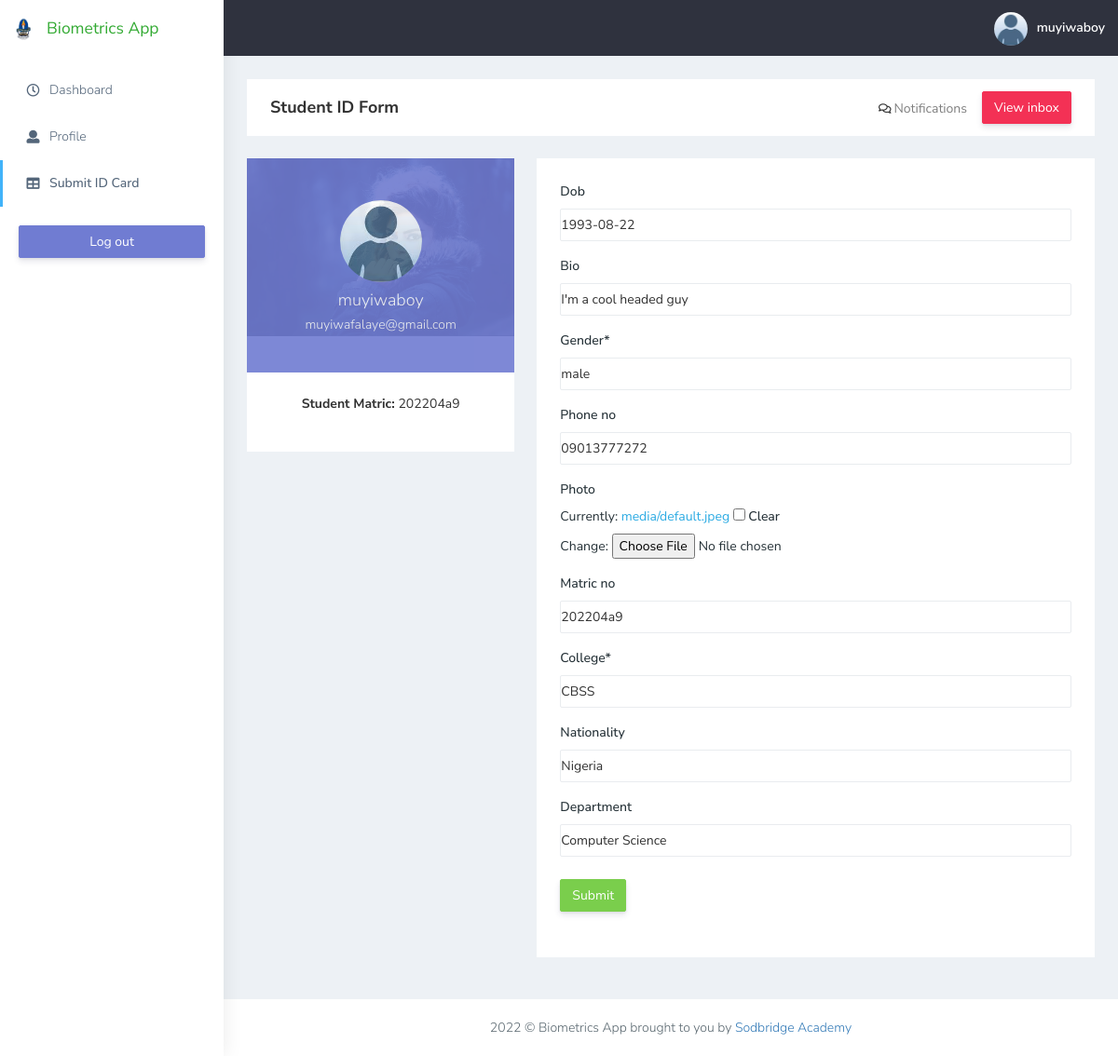
/student-id/ (signed in), run on the app's committed database.
### app_one/models.py (models this page shows, shortened)
class Profile(models.Model):
	gender = (
			('select', 'select'),
			('male', 'male'),
			('female', 'female')
		)
	colleges = (
			('select', 'select'),
			('CONAS','CONAS'),
			('CBSS','CBSS'),
		)
	user = models.OneToOneField(User, related_name='profile', on_delete=models.CASCADE)
	dob = models.DateField(blank=True, null=True)
	bio = models.CharField(max_length=200, blank=True)
	photo = models.ImageField(upload_to='profiles/', default='media/default.jpeg', blank=True)
	level = models.CharField(max_length=200, blank=True, default=100)
	gender = models.CharField(max_length=100, choices=gender, default='select')
	college = models.CharField(max_length=100, choices=colleges, default='select')
	department = models.CharField(max_length=200, blank=True)
	nationality = models.CharField(max_length=100, blank=True, default='Nigeria')
	phone_no = models.CharField(max_length=100, blank=True)
	matric_no = models.CharField(max_length=100, blank=True, null=True)
	staff_id = models.CharField(max_length=100, blank=True, null=True)
	verified_student = models.BooleanField(default=False)
	verified_staff = models.BooleanField(default=False)
	date_created = models.DateTimeField(auto_now_add=True)

### app_one/views.py (the view)
# urls.py: path('student-id/', views.student_id, name='idcard'),
@login_required
def student_id(request):
	if request.method == 'POST':
		user_form = UserEditForm(instance=request.user, data=request.POST)
		profile_form = ProfileEditForm(instance=request.user.profile,
										data = request.POST,
										files = request.FILES)
		if profile_form.is_valid():
			profile_form.save()
			messages.success(request, f'Student detail updated successfully!')
		else:
			messages.warning(request, f'Error updating your profile')
	else:
		user_form = UserEditForm(instance=request.user)
		profile_form = ProfileEditForm(instance=request.user.profile)
	return render(request, 'app_one/student_id.html',
							{'user_form':user_form,
							'profile_form':profile_form})

### app_one/forms.py
class UserEditForm(forms.ModelForm):
	class Meta:
		model = User
		fields = ('first_name', 'last_name', 'email')

class ProfileEditForm(forms.ModelForm):
	class Meta:
		model = Profile
		fields = ('dob', 'bio', 'gender', 'phone_no', 'photo', 'matric_no', 'college', 'nationality', 'department')

### app_one/templates/app_one/student_id.html (shortened to what this page needs)
{% extends 'base.html' %}
{% load static %}
{% load crispy_forms_tags %}
{% block content %}
<div class="page-breadcrumb bg-white mb-4">
    <div class="row align-items-center">
        <div class="col-lg-3 col-md-4 col-sm-4 col-xs-12">
            <h4 class="page-title">Student ID Form</h4>
        </div>
        <div class="col-lg-9 col-sm-8 col-md-8 col-xs-12">
            <div class="d-md-flex">
                <ol class="breadcrumb ms-auto">
                    <li><i class="far fa-comments" aria-hidden="true"></i> <a href="#" class="fw-normal">Notifications</a></li>
                </ol>
                <a href="#" target="_blank"
                    class="btn btn-danger  d-none d-md-block pull-right ms-3 hidden-xs hidden-sm waves-effect waves-light text-white">View inbox</a>
            </div>
        </div>
    </div>
</div>
<div class="row">
    <div class="col-lg-4 col-xlg-3 col-md-12">
        <div class="white-box">
            <div class="user-bg"> <img width="100%" alt="user" src="{% static 'plugins/images/large/img1.jpg' %}">
                <div class="overlay-box">
                    <div class="user-content">
                        <a href=""><img src="{{ user.profile.photo.url }}"
                                class="thumb-lg img-circle" alt="img"></a>
                        <h4 class="text-white mt-2">{{ user.username }}</h4>
                        <h5 class="text-white mt-2">{{ user.email }}</h5>
                    </div>
                </div>
            </div>
            <div class="user-btm-box mt-5 d-md-flex">
                <div class="col-md-12 col-sm-4 text-center">
                    <p>
                        <b>Student Matric: </b><span>{{user.profile.matric_no}}</span>
                    </p>
                </div>
            </div>
        </div>
    </div>
                    <div class="col-lg-8 col-xlg-9 col-md-12">
                        <div class="card">
                            <div class="card-body">
                                <form class="form-horizontal form-material" method="post">
                                    <div class="form-group mb-4">
                                        {{ profile_form|crispy }}
                                        </div>
                                    <div class="form-group mb-4">
                                        <div class="col-sm-12">
                                            <button class="btn btn-success">Submit</button>
                                        </div>
                                    </div>
                                </form>
                            </div>
                        </div>
                    </div>
</div>
{% endblock content %}

### app_one/templates/base.html (shortened to what this page needs)
{% load static %}
<!DOCTYPE html>
<html dir="ltr" lang="en">
<head>
   <link href="{% static 'css/style.min.css' %}" rel="stylesheet">
</head>
<body>
    <div id="main-wrapper" data-layout="vertical" data-navbarbg="skin5" data-sidebartype="full"
        data-sidebar-position="absolute" data-header-position="absolute" data-boxed-layout="full">
        <header class="topbar" data-navbarbg="skin5">
            <nav class="navbar top-navbar navbar-expand-md navbar-dark">
                <div class="navbar-header" data-logobg="skin6">
                    <a class="navbar-brand" href="{% url 'dashboard' %}">
                        <b class="logo-icon">
                            <img src="{% static 'img/crawford-university-logo.png' %}" style="width:30px; height:30px;" alt="homepage" />
                        </b>
                        <span class="logo-text" style="color:#3a3">
                            Biometrics App
                        </span>
                    </a>
                </div>
                <div class="navbar-collapse collapse" id="navbarSupportedContent" data-navbarbg="skin5">
                    <ul class="navbar-nav ms-auto d-flex align-items-center">
                        <li>
                            <a class="profile-pic" href="#">
                            <img src="{{ user.profile.photo.url }}" alt="user-img" width="36"
                            class="img-circle"><span class="text-white font-medium">{{user.username}}</span>
                            </a>
                        </li>
                    </ul>
                </div>
            </nav>
        </header>
        <aside class="left-sidebar" data-sidebarbg="skin6">
            <div class="scroll-sidebar">
                <nav class="sidebar-nav">
                    <ul id="sidebarnav">
                        <li class="sidebar-item pt-2">
                            <a class="sidebar-link waves-effect waves-dark sidebar-link" href="{% url 'dashboard' %}"
                                aria-expanded="false">
                                <i class="far fa-clock" aria-hidden="true"></i>
                                <span class="hide-menu">Dashboard</span>
                            </a>
                        </li>
                        <li class="sidebar-item">
                            <a class="sidebar-link waves-effect waves-dark sidebar-link" href="{% url 'edit' %}"
                                aria-expanded="false">
                                <i class="fa fa-user" aria-hidden="true"></i>
                                <span class="hide-menu">Profile</span>
                            </a>
                        </li>
                        <li class="sidebar-item">
                            <a class="sidebar-link waves-effect waves-dark sidebar-link" href="{% url 'idcard' %}"
                                aria-expanded="false">
                                <i class="fa fa-table" aria-hidden="true"></i>
                                <span class="hide-menu">Submit ID Card</span>
                            </a>
                        </li>
                        <li class="text-center p-20 upgrade-btn">
                            <a href="{% url 'logout' %}"
                                class="btn d-grid btn-primary text-white" target="">
                                Log out</a>
                        </li>
                    </ul>
                </nav>
            </div>
        </aside>
        <div class="page-wrapper" style="min-height:">
            <div class="container-fluid">
            {% block content %}{% endblock content %}
            </div>
            <footer class="footer text-center"> 2022 © Biometrics App brought to you by <a
                    href="https://sodbridgeacademy.com" target="_blank" >Sodbridge Academy</a>
            </footer>
        </div>
    </div>
</body>
</html>

### data on the page
Profile: dob "1993-08-22", bio "I'm a cool headed guy", gender "male", phone_no "09013777272", matric_no "202204a9", college "CBSS", nationality "Nigeria", department "Computer Science"

### other printed values
{{ user.username }} "muyiwaboy"
{{ user.email }} "muyiwafalaye@gmail.com"
{{ user.profile.matric_no }} "202204a9"
